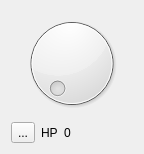
<?xml version="1.0" encoding="UTF-8"?>
<ui version="4.0">
 <class>Miner</class>
 <widget class="QWidget" name="Miner">
  <property name="geometry">
   <rect>
    <x>0</x>
    <y>0</y>
    <width>144</width>
    <height>154</height>
   </rect>
  </property>
  <property name="windowTitle">
   <string>Form</string>
  </property>
  <layout class="QVBoxLayout" name="verticalLayout">
   <item>
    <widget class="QDial" name="dial">
     <property name="sizePolicy">
      <sizepolicy hsizetype="Preferred" vsizetype="MinimumExpanding">
       <horstretch>0</horstretch>
       <verstretch>0</verstretch>
      </sizepolicy>
     </property>
     <property name="maximum">
      <number>200</number>
     </property>
    </widget>
   </item>
   <item>
    <layout class="QHBoxLayout" name="horizontalLayout">
     <item>
      <widget class="QToolButton" name="toolButton">
       <property name="text">
        <string>...</string>
       </property>
       <property name="icon">
        <iconset theme="cross">
         <normaloff>.</normaloff>.</iconset>
       </property>
      </widget>
     </item>
     <item>
      <widget class="QLabel" name="label">
       <property name="text">
        <string>HP</string>
       </property>
      </widget>
     </item>
     <item>
      <widget class="QLabel" name="hashPower">
       <property name="minimumSize">
        <size>
         <width>30</width>
         <height>0</height>
        </size>
       </property>
       <property name="text">
        <string>0</string>
       </property>
      </widget>
     </item>
     <item>
      <spacer name="horizontalSpacer">
       <property name="orientation">
        <enum>Qt::Horizontal</enum>
       </property>
       <property name="sizeHint" stdset="0">
        <size>
         <width>40</width>
         <height>20</height>
        </size>
       </property>
      </spacer>
     </item>
    </layout>
   </item>
  </layout>
 </widget>
 <resources/>
 <connections>
  <connection>
   <sender>dial</sender>
   <signal>valueChanged(int)</signal>
   <receiver>hashPower</receiver>
   <slot>setNum(int)</slot>
   <hints>
    <hint type="sourcelabel">
     <x>137</x>
     <y>107</y>
    </hint>
    <hint type="destinationlabel">
     <x>129</x>
     <y>146</y>
    </hint>
   </hints>
  </connection>
 </connections>
</ui>
